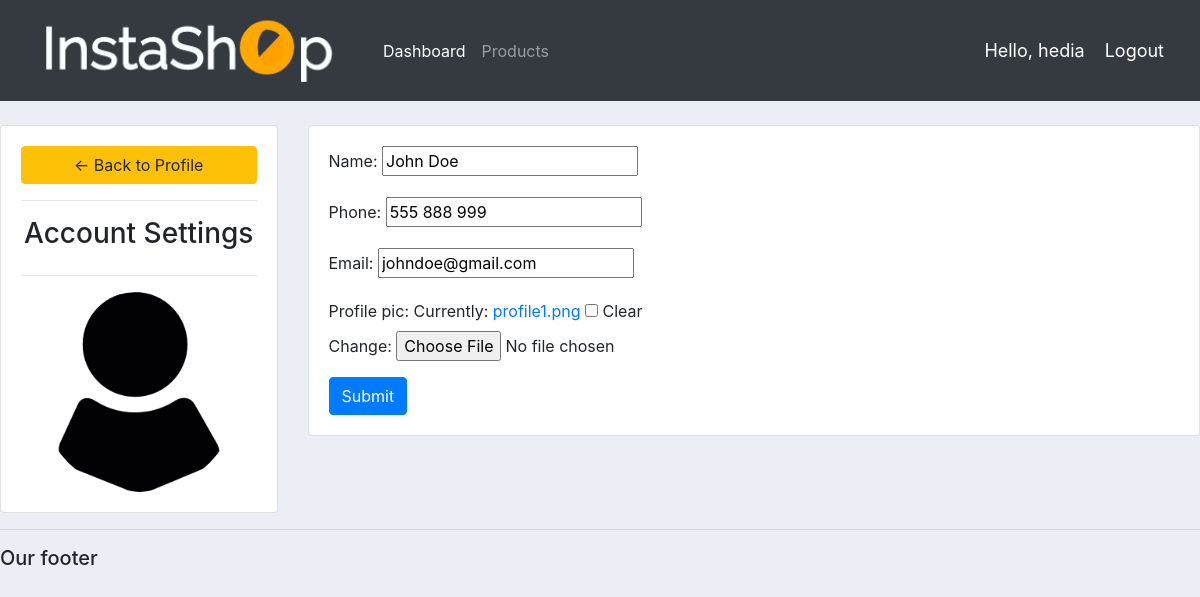
/update_customer/1 (signed in), run on the app's committed database.
### accounts/models.py (models this page shows, shortened)
class Customer(models.Model):
	name = models.CharField(max_length=200, null=True)
	phone = models.CharField(max_length=20, null=True)
	email = models.CharField(max_length=200, null=True)
	date_created = models.DateTimeField(auto_now_add=True, null=True)
	profile_pic = models.ImageField(default="profile1.png", null=True, blank=True)

### accounts/views.py (the view)
# urls.py: path('update_customer/<str:id>', views.update_customer, name='update_customer')
@login_required(login_url='login_user')
def update_customer(request, id):
	customer = Customer.objects.get(id=id)
	form = CustomerForm(instance=customer)
	if request.method == 'POST':
		form = CustomerForm(request.POST, request.FILES, instance=customer)
		if form.is_valid():
			form.save()
			return redirect('/')
	context = {'form':form, 'customer':customer}
	return render(request, 'accounts/update_customer.html', context)

### accounts/forms.py
class CustomerForm(ModelForm):
	class Meta:
		model = Customer
		fields = '__all__'

### accounts/templates/accounts/update_customer.html (shortened to what this page needs)
{%  extends 'accounts/base.html' %}
{% load static %}
{% block content %}
	<br>
	<div class="row">
		<div class="col-md-3">
			<div class="card card-body">
				<a class="btn btn-warning" href="{% url 'home' %}"> &#8592; Back to Profile</a>
				<hr>
				<h3 style="text-align: center">Account Settings</h3>
				<hr>
				<img class="profile-pic" src="{{customer.profile_pic.url}}" >
			</div>
		</div>
		<div class="col-md-9">
			<div class="card card-body">
				<form method="POST" action="" enctype="multipart/form-data">
					{{form.as_p}}
				<input class="btn btn-primary" type="submit" name="Update Information">
				</form>
			</div>
		</div>
	</div>
{% endblock %}

### accounts/templates/accounts/navbar.html (shortened to what this page needs)
{% load static %}
<nav class="navbar navbar-expand-lg navbar-dark bg-dark">
  <a class="navbar-brand" href="{% url 'home' %}"><img src="{% static '/images/logo.png' %}"></a>
  <div class="collapse navbar-collapse" id="navbarNav">
    <ul class="navbar-nav">
      <li class="nav-item active">
        <a class="nav-link" href="{% url 'home' %}">Dashboard</a>
      </li>
      <li class="nav-item">
        <a class="nav-link" href="{% url 'products' %}">Products</a>
      </li>
    </ul>
  </div>
  {% if request.user.is_anonymous %}
    <span><a class="hello-msg" href="{% url 'login_user' %}">Login</a></span>
  {% else %}
    <span class="hello-msg">Hello, {{request.user}}</span>
    <span><a class="hello-msg" href="{% url 'logout_user' %}">Logout</a></span>
  {% endif %}
</nav>

### static/css/style.css (style rules this page uses)
body { background-color: #ebeff5; }

### accounts/templates/accounts/navbar.html (style rules this page uses)
.hello-msg { font-size: 18px; color: #fff; margin-right: 20px; }

### accounts/templates/accounts/update_customer.html (style rules this page uses)
.profile-pic { max-width: 200px; max-height:200px; margin: 0 auto; border-radius: 50%; }

### data on the page
Customer: profile_pic (picture), name "John Doe", phone "555 888 999", email "johndoe@gmail.com"

### other printed values
{{ request.user }} "hedia"
